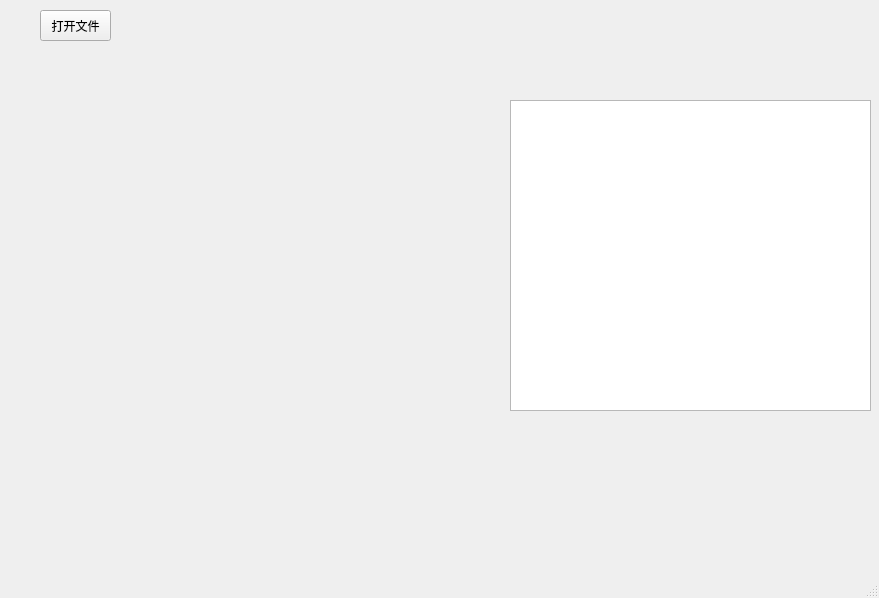
<?xml version="1.0" encoding="UTF-8"?>
<ui version="4.0">
 <class>MainWindow</class>
 <widget class="QMainWindow" name="MainWindow">
  <property name="geometry">
   <rect>
    <x>0</x>
    <y>0</y>
    <width>879</width>
    <height>598</height>
   </rect>
  </property>
  <property name="windowTitle">
   <string>MainWindow</string>
  </property>
  <widget class="QWidget" name="centralwidget">
   <widget class="QLabel" name="label">
    <property name="geometry">
     <rect>
      <x>30</x>
      <y>70</y>
      <width>451</width>
      <height>471</height>
     </rect>
    </property>
    <property name="text">
     <string/>
    </property>
   </widget>
   <widget class="QPushButton" name="bt_files">
    <property name="geometry">
     <rect>
      <x>40</x>
      <y>10</y>
      <width>71</width>
      <height>31</height>
     </rect>
    </property>
    <property name="text">
     <string>打开文件</string>
    </property>
   </widget>
   <widget class="QTableView" name="tableView">
    <property name="geometry">
     <rect>
      <x>510</x>
      <y>100</y>
      <width>361</width>
      <height>311</height>
     </rect>
    </property>
   </widget>
  </widget>
  <widget class="QMenuBar" name="menubar">
   <property name="geometry">
    <rect>
     <x>0</x>
     <y>0</y>
     <width>879</width>
     <height>23</height>
    </rect>
   </property>
  </widget>
  <widget class="QStatusBar" name="statusbar"/>
 </widget>
 <resources/>
 <connections/>
</ui>
